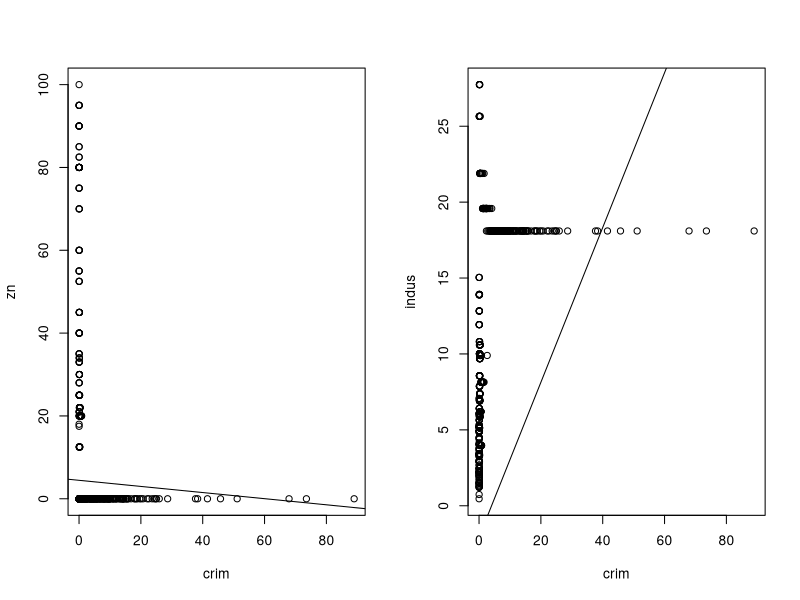
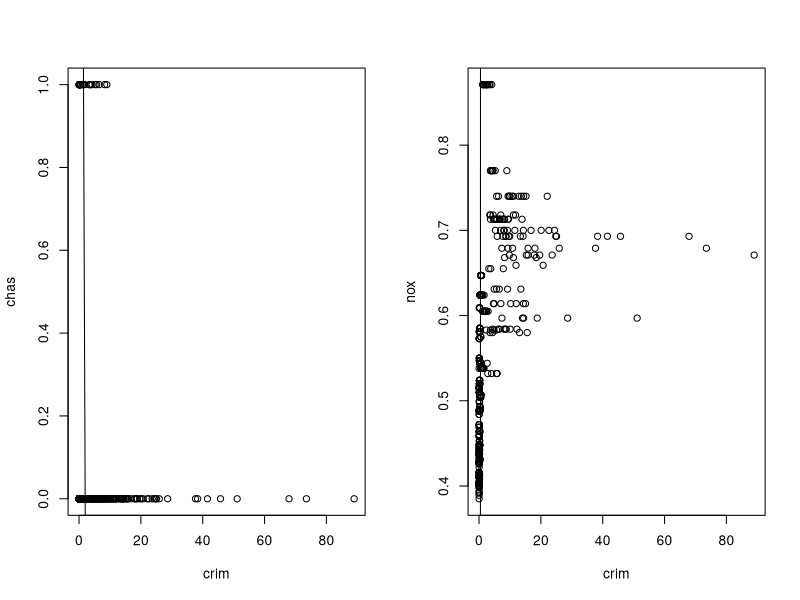
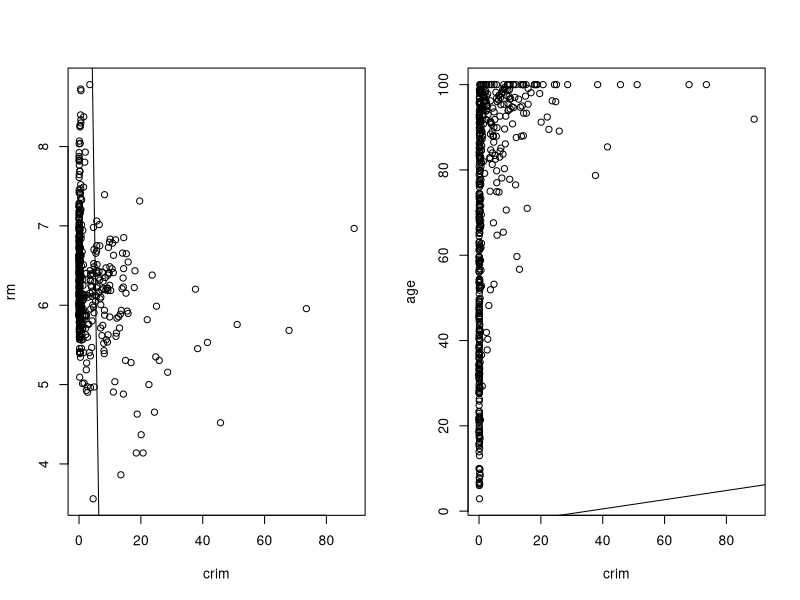
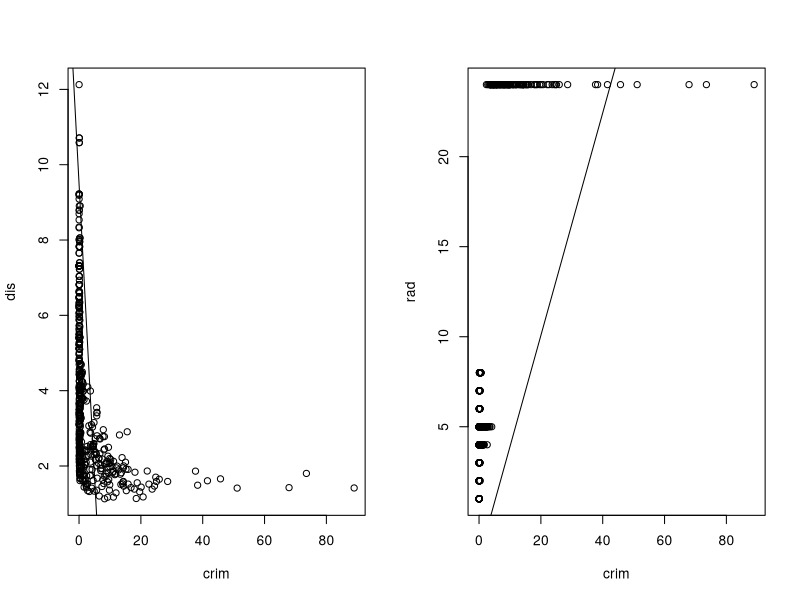
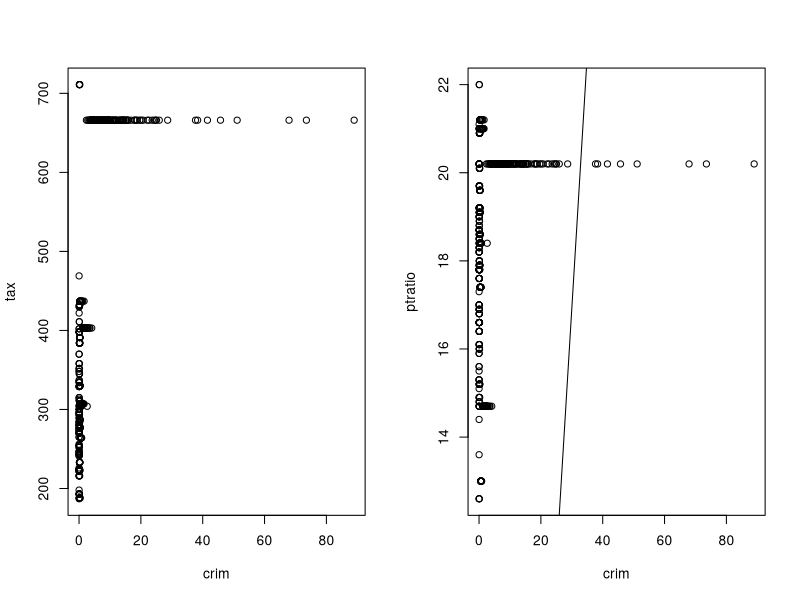
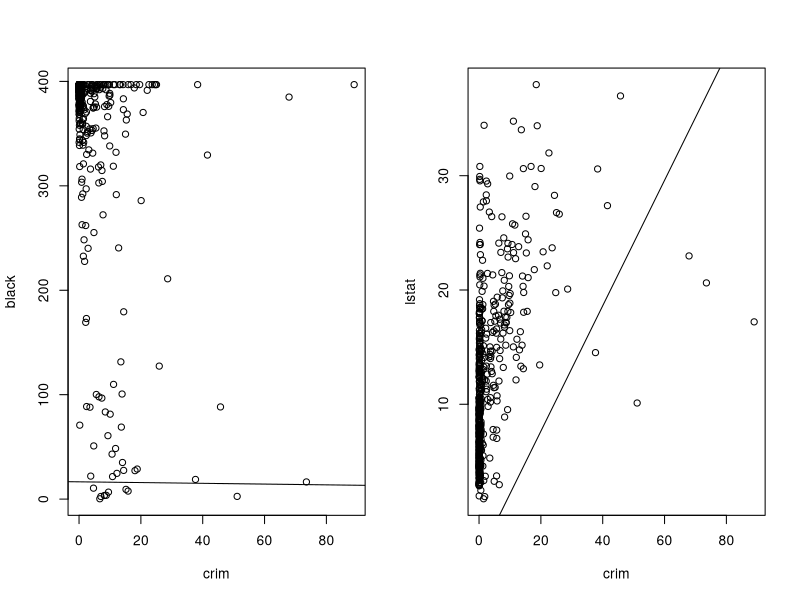
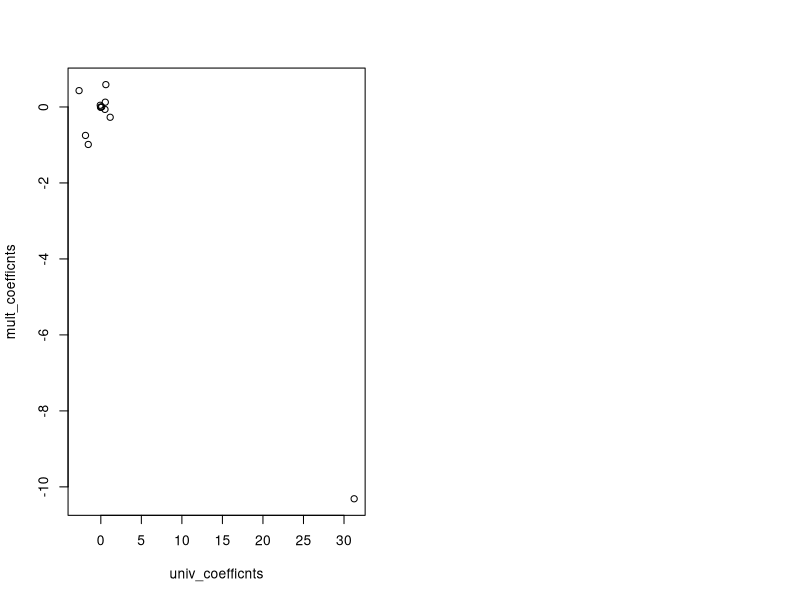
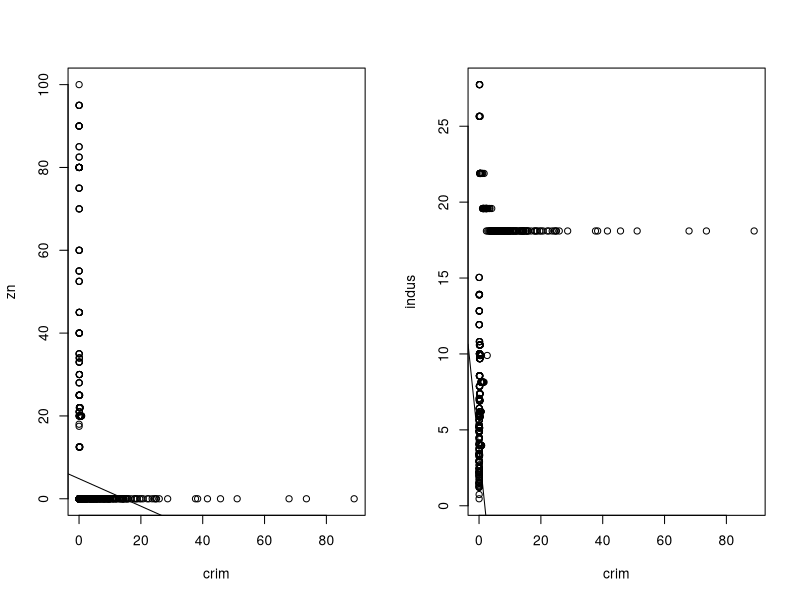

Recreate these plots in R, in order.
## ---- chunk 1
library(MASS)
summary(Boston)


layout(matrix(c(1,2), 2, 2, byrow = TRUE))

for (i in 3:length(Boston) - 1) {
  cat(colnames(Boston)[i])
  cat('\n===================')
  fit = lm(crim ~ Boston[,i], data=Boston)
  print(summary(fit))
  plot(Boston[,c(1, i)])
  abline(fit)
}

## ---- chunk 2
fit = lm( crim ~ ., data=Boston )
summary(fit)
## ---- chunk 3
univ_coefficnts = c()
for (i in 3:length(Boston) - 1) {
  univ_coefficnts[i - 1] <- summary( lm(crim ~ Boston[,i], data=Boston) )$coefficients[2]
}
print(univ_coefficnts)

mult_coefficnts = summary(fit)$coefficients[2:13, 1]
print(mult_coefficnts)

cat(length(univ_coefficnts))
cat(length(mult_coefficnts))
plot(univ_coefficnts, mult_coefficnts)
## ---- chunk 4
layout(matrix(c(1,2), 2, 2, byrow = TRUE))

for (i in 3:length(Boston) - 1) {
  cat(colnames(Boston)[i])
  cat('\n===================')
  fit = lm(crim ~ poly(Boston[,i], degree=3, raw=TRUE), data=Boston)
  print(summary(fit))
  plot(Boston[,c(1, i)])
  abline(fit)
  predict(fit, data.frame(crim = 0:80))
}
